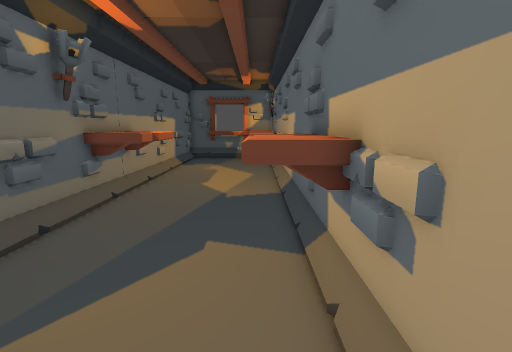
view 1 (above)

17 first-person views from a walk through a Godot game level. The camera is 1.5 m above the floor, tilts 10° down and sees 85° across. The floor is counted in squares, 0.5 m on a side. Each view is taken from the middle of a square. On the plan, view 1 faces up. The plan holds only what a view shows up to about 20 squares ahead; the rest is blank. The place goes on beyond the plan.

view 2
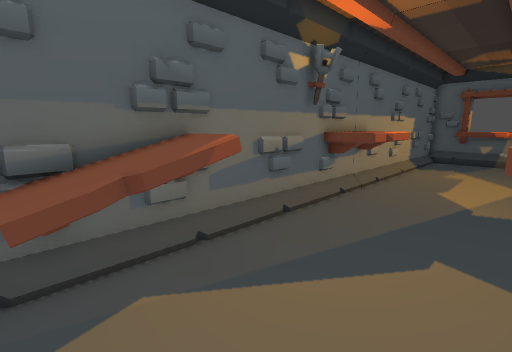

view 3
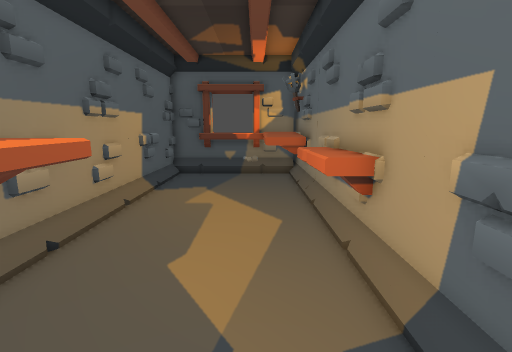

view 4
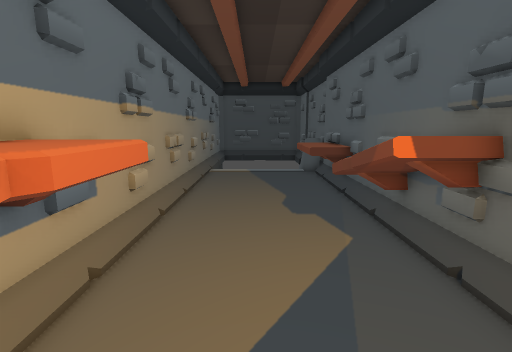

view 5
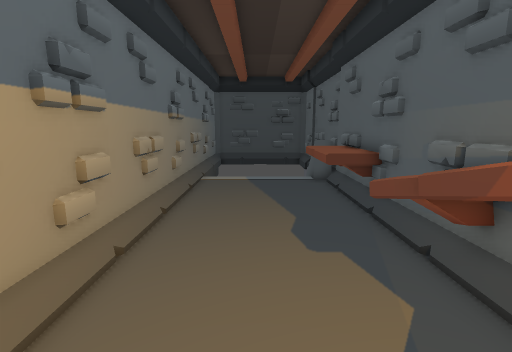

view 6
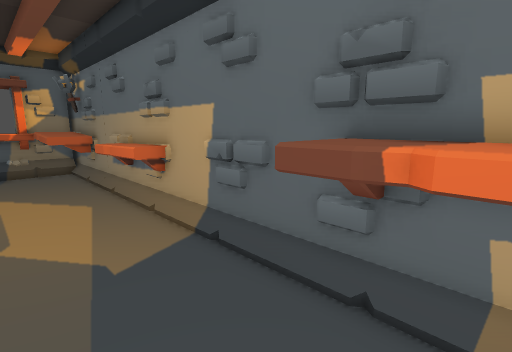

view 7
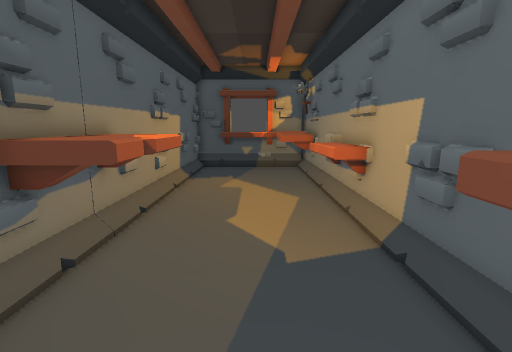

view 8
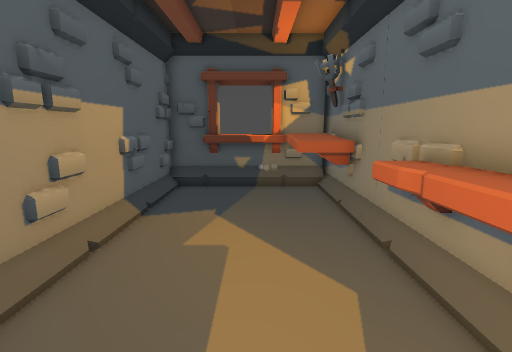

view 9
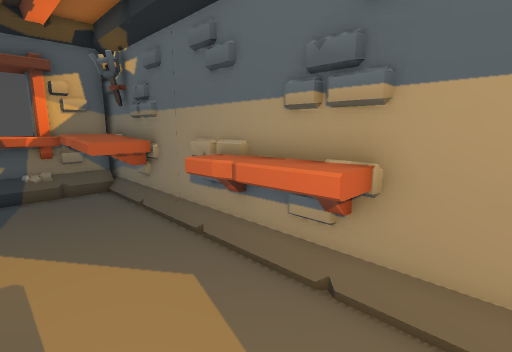

view 10
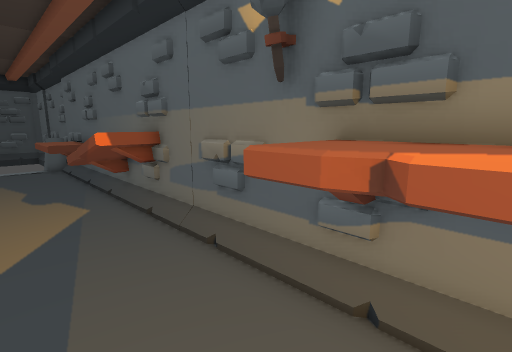

view 11
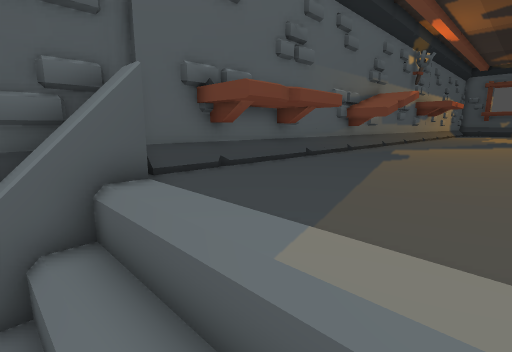

view 12
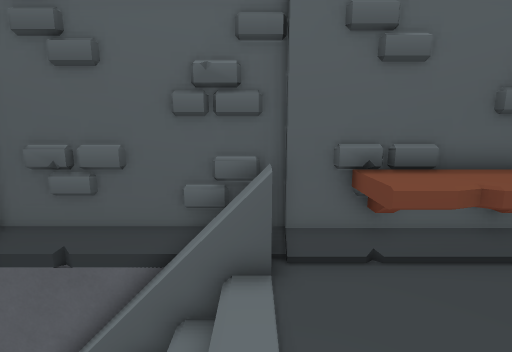

view 13
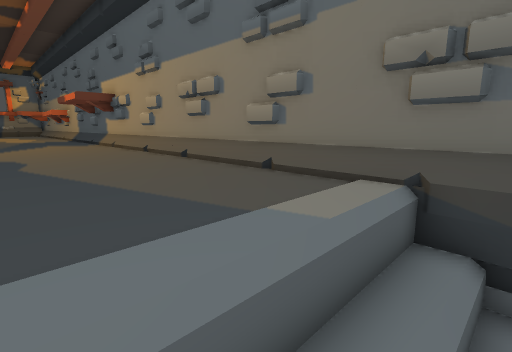

view 14
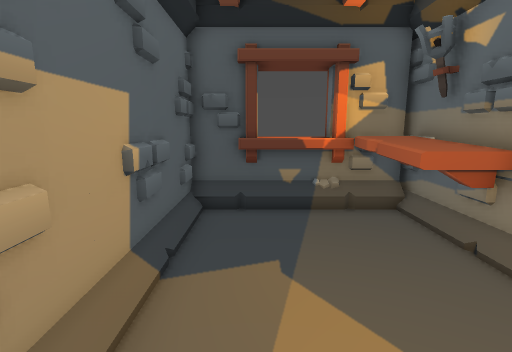

view 15
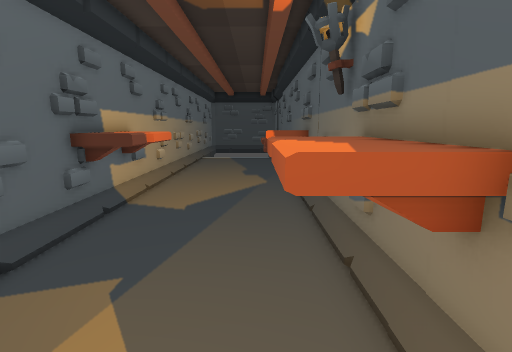

view 16
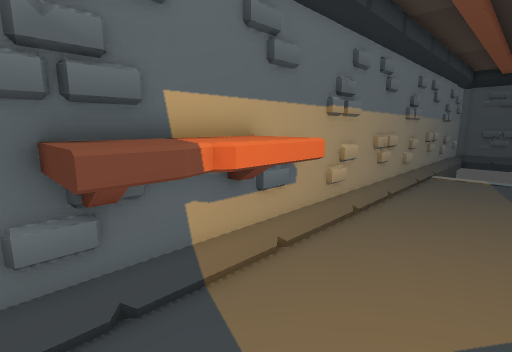

view 17
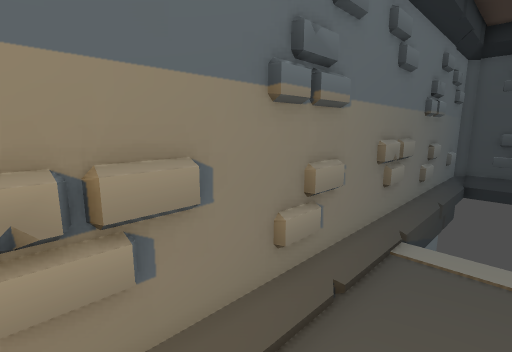

### Floor plan
Key: @ floor where view 1 was taken; # wall or solid block; . main floor; - floor 1 m lower than the main floor; / step, stairs or slope; = window, fence, low wall or low ledge; ^ raised ledge; S shelf.
Columns run from 7 left of view 1 to 2 right of it. Each row starts with its distance up from view 1.
 29       #
 28   ##^^####
 27  ###^^##S#
 26  #....SSS#
 25  #....SSS#
 24  #....SSS#
 23  #....SSS#
 22  #.......#
 21  #.......#
 20  #...... #
 19  #......S#
 18  #.....SS#
 17  #.....SS#
 16  #.....SS#
 15 ##S....SS#
 14 #SSS.....#
 13 #SSS.....#
 12 #SSS.... #
 11 #SSS.... #
 10 ##.......#
  9 ##......=#
  8  #.....SS#
  7  #.....SS#
  6 ##.....SS#
  5 ##.....SS#
  4 #SSS...SS#
  3 #SSS.... #
  2 #SSS.....#
  1 #SSS....=#
  0 ##S....@ #
 -1 ##.......#
 -2  #.......#
 -3 ##......##
 -4 #SSS....##
 -5 #SSS.....#
 -6 #SS.....=#
 -7 #SSS....##
 -8 #SS..... #
 -9 ##.......#
-10 #^=..... #
-11 #^=/////##
-12 #^=-- --#
-13 #^=     #
-14  #=     #
-15  #      #

Positions as (right, up) in squares from view 1, and headings:
1: (0, 0), facing up
2: (0, 0), facing up-left
3: (-1, 9), facing up
4: (-2, 9), facing down
5: (-2, 6), facing down
6: (-3, 6), facing up-right
7: (-2, 6), facing up
8: (-2, 13), facing up
9: (-3, 13), facing up-right
10: (-2, 13), facing down-left
11: (0, -12), facing up-left
12: (0, -10), facing left
13: (-4, -12), facing up-right
14: (-4, 17), facing up
15: (-4, 17), facing down
16: (-3, 9), facing down-right
17: (-1, -3), facing down-right
